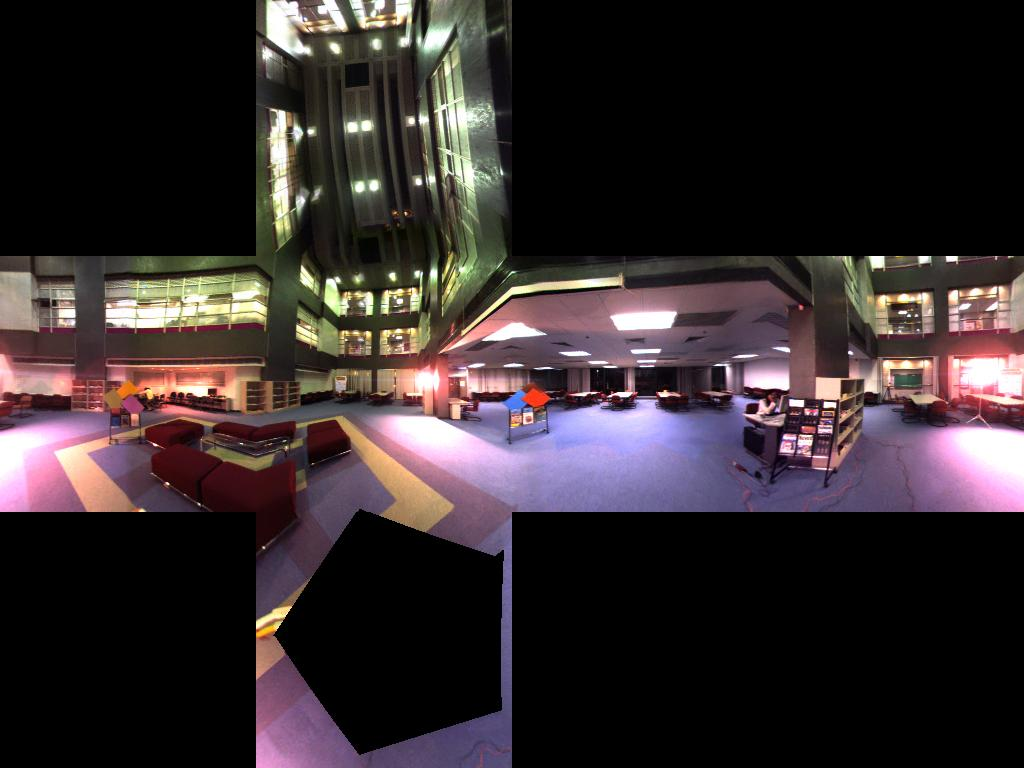
%> input picture cube3_1.jpg, 1024 x 768 px
$ octave tDemo.m   (GNU Octave 9; MATLAB toolbox functions it lacks are replaced by stand-ins)
%> lines starting %> are read from the running program, lines starting %| are printed output that depends on the picture
### siftCubemap.m
function [descriptors, locations] = siftCubemap(imgCube)

% relativePoseTwoCubemap - extract SIFT feature for cubic panorama in
%                           Horizontal Cross format
%
% Input  - imgCube  -> the input cubic panorama
%
% Output - descriptors  -> the sift descriptors
%        - locations -> the feature point locations '[row col faceIdx]'

[height, width, ~] = size(imgCube);
fHeight = height / 3;
fWidth = width / 4;
assert(fHeight == fWidth);

faceOffX = [1 0 1 2 3 1];
faceOffY = [0 1 1 1 1 2];
descriptors = [];
locations = [];

for f = 1:6
    offTX = faceOffX(f);
    offTY = faceOffY(f);

    [descFace, locaFace] = sift(imgCube(fHeight*offTY+1:fHeight*(offTY+1), fWidth*offTX+1:fWidth*(offTX+1),:));
    descriptors = [descriptors; descFace];
    locaFace(:,3) = f;
    locaFace = locaFace(:,1:3) + repmat([fHeight*offTY fWidth*offTX 0],size(locaFace,1),1);
    locations = [locations; locaFace];
end

### sift.m
% [image, descriptors, locs] = sift(imageFile)
%
% This function reads an image and returns its SIFT keypoints.
%   Input parameters:
%     imageFile: the file name for the image.
%
%   Returned:
%     image: the image array in double format
%     descriptors: a K-by-128 matrix, where each row gives an invariant
%         descriptor for one of the K keypoints.  The descriptor is a vector
%         of 128 values normalized to unit length.
%     locs: K-by-4 matrix, in which each row has the 4 values for a
%         keypoint location (row, column, scale, orientation).  The
%         orientation is in the range [-PI, PI] radians.
%
% Credits: Thanks for initial version of this program to D. Alvaro and
%          J.J. Guerrero, Universidad de Zaragoza (modified by D. Lowe)

function [descriptors, locs] = sift(image)

% If you have the Image Processing Toolbox, you can uncomment the following
%   lines to allow input of color images, which will be converted to grayscale.
if size(image,3) == 3
    image = rgb2gray(image);
end

[rows, cols] = size(image);

% Convert into PGM imagefile, readable by "keypoints" executable
f = fopen('tmp.pgm', 'w');
if f == -1
    error('Could not create file tmp.pgm.');
end
fprintf(f, 'P5\n%d\n%d\n255\n', cols, rows);
fwrite(f, image', 'uint8');
fclose(f);

% Call keypoints executable
if isunix
    command = '!./sift ';
else
    command = '!siftWin32 ';
end
command = [command ' <tmp.pgm >tmp.key'];
eval(command);

% Open tmp.key and check its header
g = fopen('tmp.key', 'r');
if g == -1
    error('Could not open file tmp.key.');
end
[header, count] = fscanf(g, '%d %d', [1 2]);
if count ~= 2
    error('Invalid keypoint file beginning.');
end
num = header(1);
len = header(2);
if len ~= 128
    error('Keypoint descriptor length invalid (should be 128).');
end

% Creates the two output matrices (use known size for efficiency)
locs = double(zeros(num, 4));
descriptors = double(zeros(num, 128));

% Parse tmp.key
for i = 1:num
    [vector, count] = fscanf(g, '%f %f %f %f', [1 4]); %row col scale ori
    if count ~= 4
        error('Invalid keypoint file format');
    end
    locs(i, :) = vector(1, :);

    [descrip, count] = fscanf(g, '%d', [1 len]);
    if (count ~= 128)
        error('Invalid keypoint file value.');
    end
    % Normalize each input vector to unit length
    %descrip = descrip / sqrt(sum(descrip.^2));
    descriptors(i, :) = descrip(1, :);
end
fclose(g);

### tDemo.m
close all
clear
clc

addpath('cvt')
addpath('MatlabTools')

weight = 0.5;

im1 = imread('cube3_1.jpg');
%> im1 is the input picture: size 768x1024x3 uint8; mean R, G, B 52.1, 43.2, 45.1
im2 = imread('cube3_2.jpg');
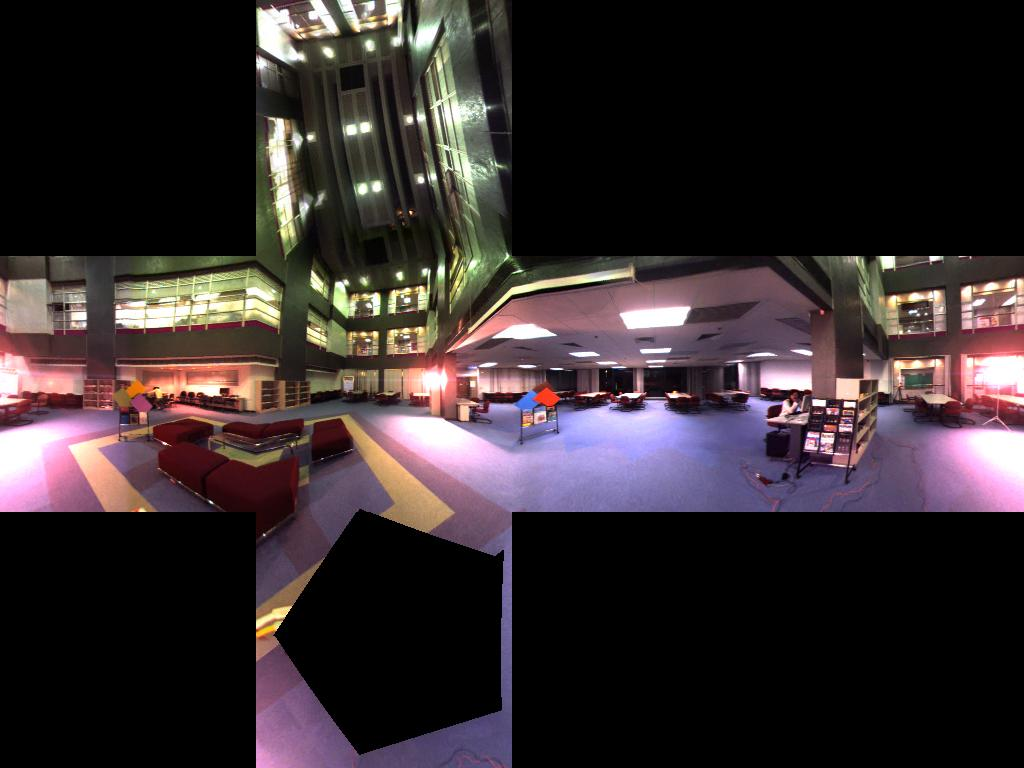
%> input picture cube3_2.jpg, 1024 x 768 px
%> im2 is the input picture: size 768x1024x3 uint8; mean R, G, B 52.9, 43.7, 45.9
pano1 = imread('sphere3_1.jpg');
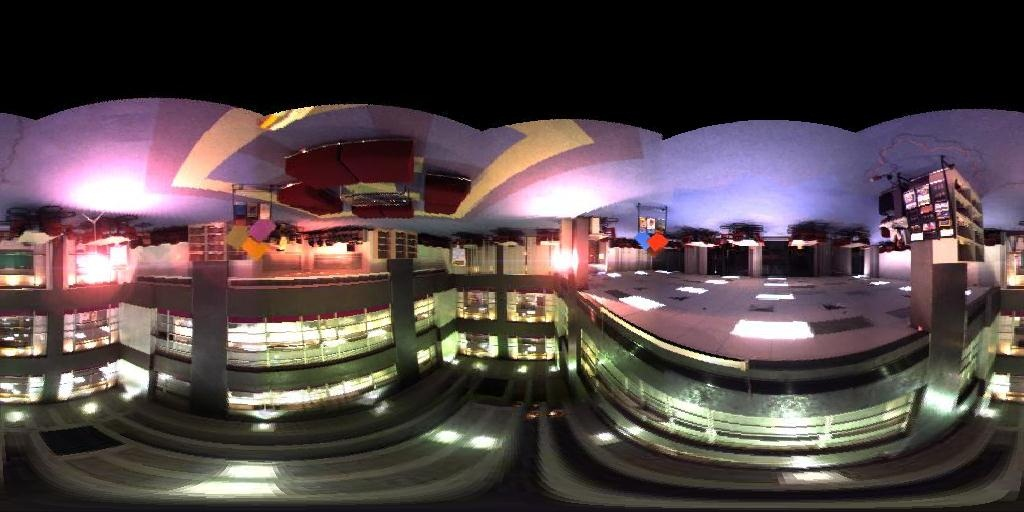
%> input picture sphere3_1.jpg, 1024 x 512 px
%> pano1 is the input picture: size 512x1024x3 uint8; mean R, G, B 82.8, 69.8, 70.9
pano2 = imread('sphere3_2.jpg');
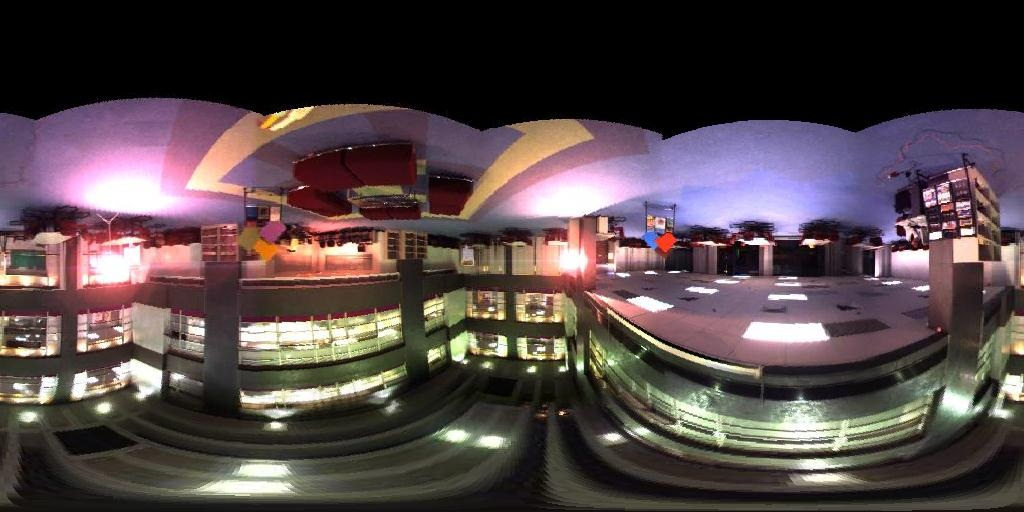
%> input picture sphere3_2.jpg, 1024 x 512 px
%> pano2 is the input picture: size 512x1024x3 uint8; mean R, G, B 83.4, 70.1, 71.6

height = size(im1,1);
%> height = 768
width = size(im1,2);
%> width = 1024
fWidth = width/4;
%> fWidth = 256
fHeight = height/3;
%> fHeight = 256

%% extract features
[descriptors1, locations1] = siftCubemap(im1);
%> the loop in siftCubemap, `for f = 1:6` made 1 pass
%> pass 1, in sift, `image = rgb2gray(image);`:
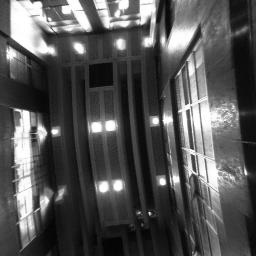
%> image: size 256x256 uint8; min 1, max 255, mean 83.7
%> the run ends on the next line
